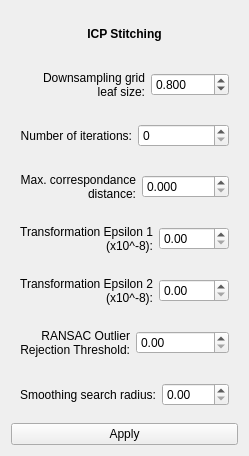
<?xml version="1.0" encoding="UTF-8"?>
<ui version="4.0">
 <class>icp_settings</class>
 <widget class="QWidget" name="icp_settings">
  <property name="windowModality">
   <enum>Qt::WindowModal</enum>
  </property>
  <property name="geometry">
   <rect>
    <x>0</x>
    <y>0</y>
    <width>249</width>
    <height>456</height>
   </rect>
  </property>
  <property name="sizePolicy">
   <sizepolicy hsizetype="Fixed" vsizetype="Fixed">
    <horstretch>0</horstretch>
    <verstretch>0</verstretch>
   </sizepolicy>
  </property>
  <property name="windowTitle">
   <string>ICP Settings</string>
  </property>
  <layout class="QVBoxLayout" name="verticalLayout">
   <item>
    <widget class="QWidget" name="widget" native="true">
     <layout class="QHBoxLayout" name="horizontalLayout_7">
      <item>
       <widget class="QLabel" name="label_7">
        <property name="font">
         <font>
          <weight>75</weight>
          <bold>true</bold>
         </font>
        </property>
        <property name="text">
         <string>ICP Stitching</string>
        </property>
        <property name="textFormat">
         <enum>Qt::AutoText</enum>
        </property>
        <property name="alignment">
         <set>Qt::AlignCenter</set>
        </property>
       </widget>
      </item>
     </layout>
    </widget>
   </item>
   <item>
    <widget class="QWidget" name="widget_3" native="true">
     <layout class="QHBoxLayout" name="horizontalLayout">
      <item>
       <widget class="QLabel" name="label">
        <property name="text">
         <string>Downsampling grid leaf size:</string>
        </property>
        <property name="scaledContents">
         <bool>false</bool>
        </property>
        <property name="alignment">
         <set>Qt::AlignRight|Qt::AlignTrailing|Qt::AlignVCenter</set>
        </property>
        <property name="wordWrap">
         <bool>true</bool>
        </property>
       </widget>
      </item>
      <item>
       <widget class="QDoubleSpinBox" name="leafSize">
        <property name="decimals">
         <number>3</number>
        </property>
        <property name="minimum">
         <double>0.010000000000000</double>
        </property>
        <property name="maximum">
         <double>3.000000000000000</double>
        </property>
        <property name="value">
         <double>0.800000000000000</double>
        </property>
       </widget>
      </item>
     </layout>
    </widget>
   </item>
   <item>
    <widget class="QWidget" name="widget_4" native="true">
     <layout class="QHBoxLayout" name="horizontalLayout_2">
      <item>
       <widget class="QLabel" name="label_2">
        <property name="text">
         <string>Number of iterations:</string>
        </property>
        <property name="alignment">
         <set>Qt::AlignRight|Qt::AlignTrailing|Qt::AlignVCenter</set>
        </property>
        <property name="wordWrap">
         <bool>true</bool>
        </property>
       </widget>
      </item>
      <item>
       <widget class="QSpinBox" name="numIterations"/>
      </item>
     </layout>
    </widget>
   </item>
   <item>
    <widget class="QWidget" name="widget_5" native="true">
     <layout class="QHBoxLayout" name="horizontalLayout_3">
      <item>
       <widget class="QLabel" name="label_3">
        <property name="text">
         <string>Max. correspondance distance:</string>
        </property>
        <property name="alignment">
         <set>Qt::AlignRight|Qt::AlignTrailing|Qt::AlignVCenter</set>
        </property>
        <property name="wordWrap">
         <bool>true</bool>
        </property>
       </widget>
      </item>
      <item>
       <widget class="QDoubleSpinBox" name="corrDistance">
        <property name="decimals">
         <number>3</number>
        </property>
       </widget>
      </item>
     </layout>
    </widget>
   </item>
   <item>
    <widget class="QWidget" name="widget_6" native="true">
     <layout class="QHBoxLayout" name="horizontalLayout_4">
      <item>
       <widget class="QLabel" name="label_4">
        <property name="text">
         <string>Transformation Epsilon 1 (x10^-8):</string>
        </property>
        <property name="alignment">
         <set>Qt::AlignRight|Qt::AlignTrailing|Qt::AlignVCenter</set>
        </property>
        <property name="wordWrap">
         <bool>true</bool>
        </property>
       </widget>
      </item>
      <item>
       <widget class="QDoubleSpinBox" name="epsilon1"/>
      </item>
     </layout>
    </widget>
   </item>
   <item>
    <widget class="QWidget" name="widget_7" native="true">
     <layout class="QHBoxLayout" name="horizontalLayout_5">
      <item>
       <widget class="QLabel" name="label_5">
        <property name="text">
         <string>Transformation Epsilon 2 (x10^-8):</string>
        </property>
        <property name="alignment">
         <set>Qt::AlignRight|Qt::AlignTrailing|Qt::AlignVCenter</set>
        </property>
        <property name="wordWrap">
         <bool>true</bool>
        </property>
       </widget>
      </item>
      <item>
       <widget class="QDoubleSpinBox" name="epsilon2"/>
      </item>
     </layout>
    </widget>
   </item>
   <item>
    <widget class="QWidget" name="widget_8" native="true">
     <layout class="QHBoxLayout" name="horizontalLayout_6">
      <item>
       <widget class="QLabel" name="label_6">
        <property name="text">
         <string>RANSAC Outlier Rejection Threshold:</string>
        </property>
        <property name="alignment">
         <set>Qt::AlignRight|Qt::AlignTrailing|Qt::AlignVCenter</set>
        </property>
        <property name="wordWrap">
         <bool>true</bool>
        </property>
       </widget>
      </item>
      <item>
       <widget class="QDoubleSpinBox" name="ransacThreshold"/>
      </item>
     </layout>
    </widget>
   </item>
   <item>
    <widget class="QWidget" name="widget_2" native="true">
     <layout class="QHBoxLayout" name="horizontalLayout_8">
      <item>
       <widget class="QLabel" name="label_8">
        <property name="text">
         <string>Smoothing search radius:</string>
        </property>
        <property name="alignment">
         <set>Qt::AlignRight|Qt::AlignTrailing|Qt::AlignVCenter</set>
        </property>
        <property name="wordWrap">
         <bool>true</bool>
        </property>
       </widget>
      </item>
      <item>
       <widget class="QDoubleSpinBox" name="smoothingRadius"/>
      </item>
     </layout>
    </widget>
   </item>
   <item>
    <widget class="QPushButton" name="ICPBtn">
     <property name="text">
      <string>Apply</string>
     </property>
    </widget>
   </item>
  </layout>
 </widget>
 <resources/>
 <connections/>
</ui>
